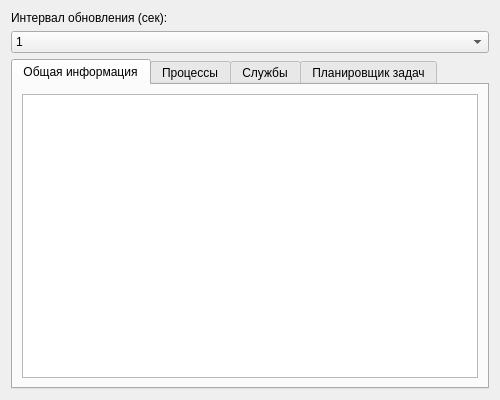
<?xml version="1.0" encoding="UTF-8"?>
<ui version="4.0">
 <class>Form</class>
 <widget class="QWidget" name="Form">
  <property name="geometry">
   <rect>
    <x>0</x>
    <y>0</y>
    <width>500</width>
    <height>400</height>
   </rect>
  </property>
  <property name="windowTitle">
   <string>Form</string>
  </property>
  <layout class="QVBoxLayout" name="verticalLayout">
   <item>
    <widget class="QLabel" name="label">
     <property name="text">
      <string>Интервал обновления (сек):</string>
     </property>
    </widget>
   </item>
   <item>
    <widget class="QComboBox" name="comboBox">
     <item>
      <property name="text">
       <string>1</string>
      </property>
     </item>
     <item>
      <property name="text">
       <string>5</string>
      </property>
     </item>
     <item>
      <property name="text">
       <string>10</string>
      </property>
     </item>
     <item>
      <property name="text">
       <string>30</string>
      </property>
     </item>
    </widget>
   </item>
   <item>
    <widget class="QTabWidget" name="tabWidget">
     <property name="currentIndex">
      <number>0</number>
     </property>
     <widget class="QWidget" name="tab">
      <attribute name="title">
       <string>Общая информация</string>
      </attribute>
      <layout class="QVBoxLayout" name="verticalLayout_2">
       <item>
        <widget class="QPlainTextEdit" name="plainTextEdit_info"/>
       </item>
      </layout>
     </widget>
     <widget class="QWidget" name="tab_2">
      <attribute name="title">
       <string>Процессы</string>
      </attribute>
      <layout class="QVBoxLayout" name="verticalLayout_3">
       <item>
        <widget class="QTableWidget" name="tableWidget_processes">
         <column>
          <property name="text">
           <string>Имя</string>
          </property>
         </column>
         <column>
          <property name="text">
           <string>Состояние</string>
          </property>
         </column>
         <column>
          <property name="text">
           <string>ЦП</string>
          </property>
         </column>
         <column>
          <property name="text">
           <string>Память</string>
          </property>
         </column>
         <column>
          <property name="text">
           <string>Диск</string>
          </property>
         </column>
        </widget>
       </item>
      </layout>
     </widget>
     <widget class="QWidget" name="tab_3">
      <attribute name="title">
       <string>Службы</string>
      </attribute>
      <layout class="QVBoxLayout" name="verticalLayout_4">
       <item>
        <widget class="QTableWidget" name="tableWidget_services">
         <column>
          <property name="text">
           <string>Имя</string>
          </property>
         </column>
         <column>
          <property name="text">
           <string>ИД процесса службы</string>
          </property>
         </column>
         <column>
          <property name="text">
           <string>Описание</string>
          </property>
         </column>
         <column>
          <property name="text">
           <string>Состояние</string>
          </property>
         </column>
         <column>
          <property name="text">
           <string>Группа</string>
          </property>
         </column>
        </widget>
       </item>
      </layout>
     </widget>
     <widget class="QWidget" name="tab_4">
      <attribute name="title">
       <string>Планировщик задач</string>
      </attribute>
      <layout class="QVBoxLayout" name="verticalLayout_5">
       <item>
        <widget class="QTableWidget" name="tableWidget_task">
         <column>
          <property name="text">
           <string>Имя</string>
          </property>
         </column>
        </widget>
       </item>
      </layout>
     </widget>
    </widget>
   </item>
  </layout>
 </widget>
 <resources/>
 <connections/>
</ui>
